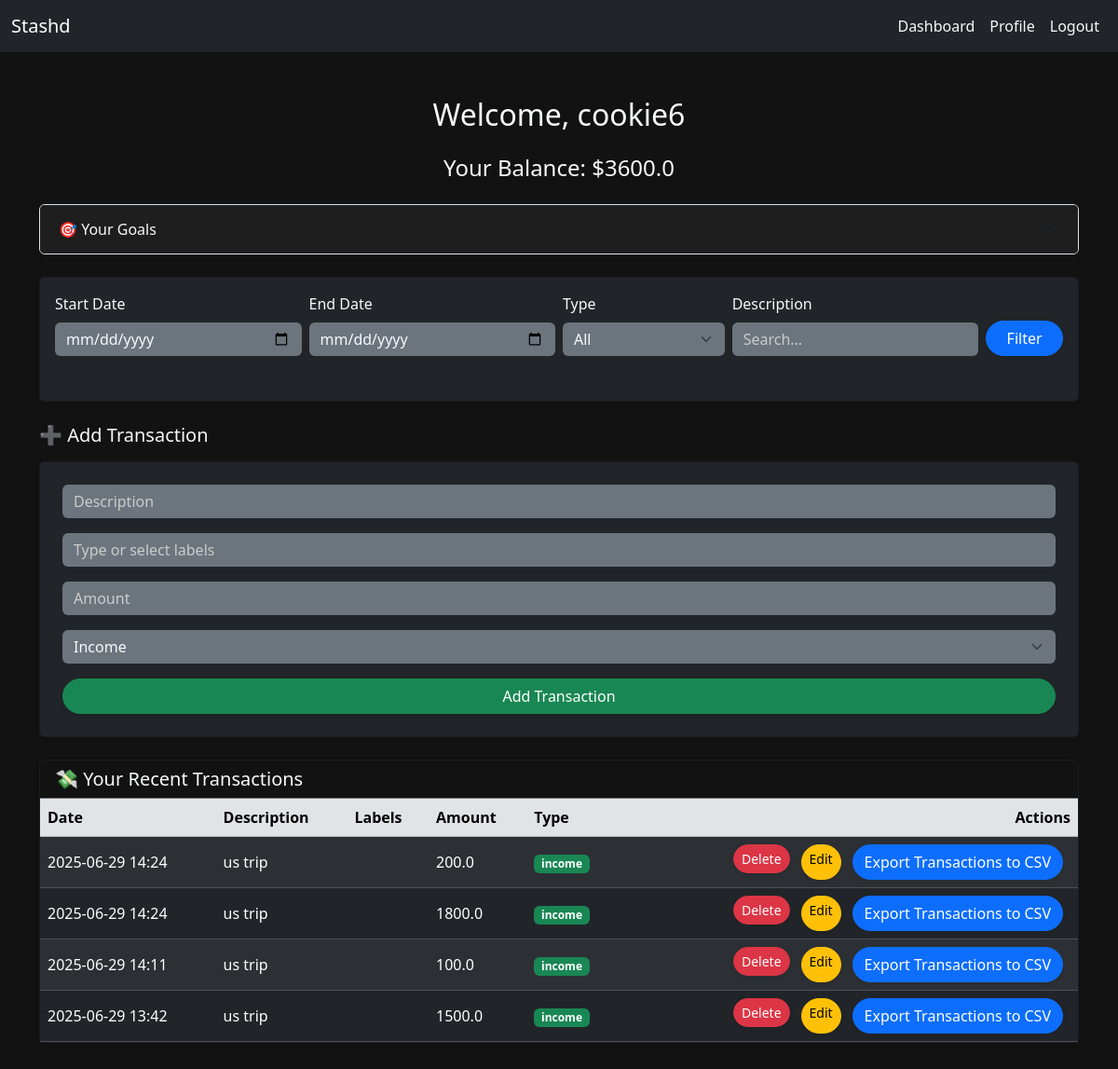
/dashboard (signed in), run on an earlier commit of the app's database.
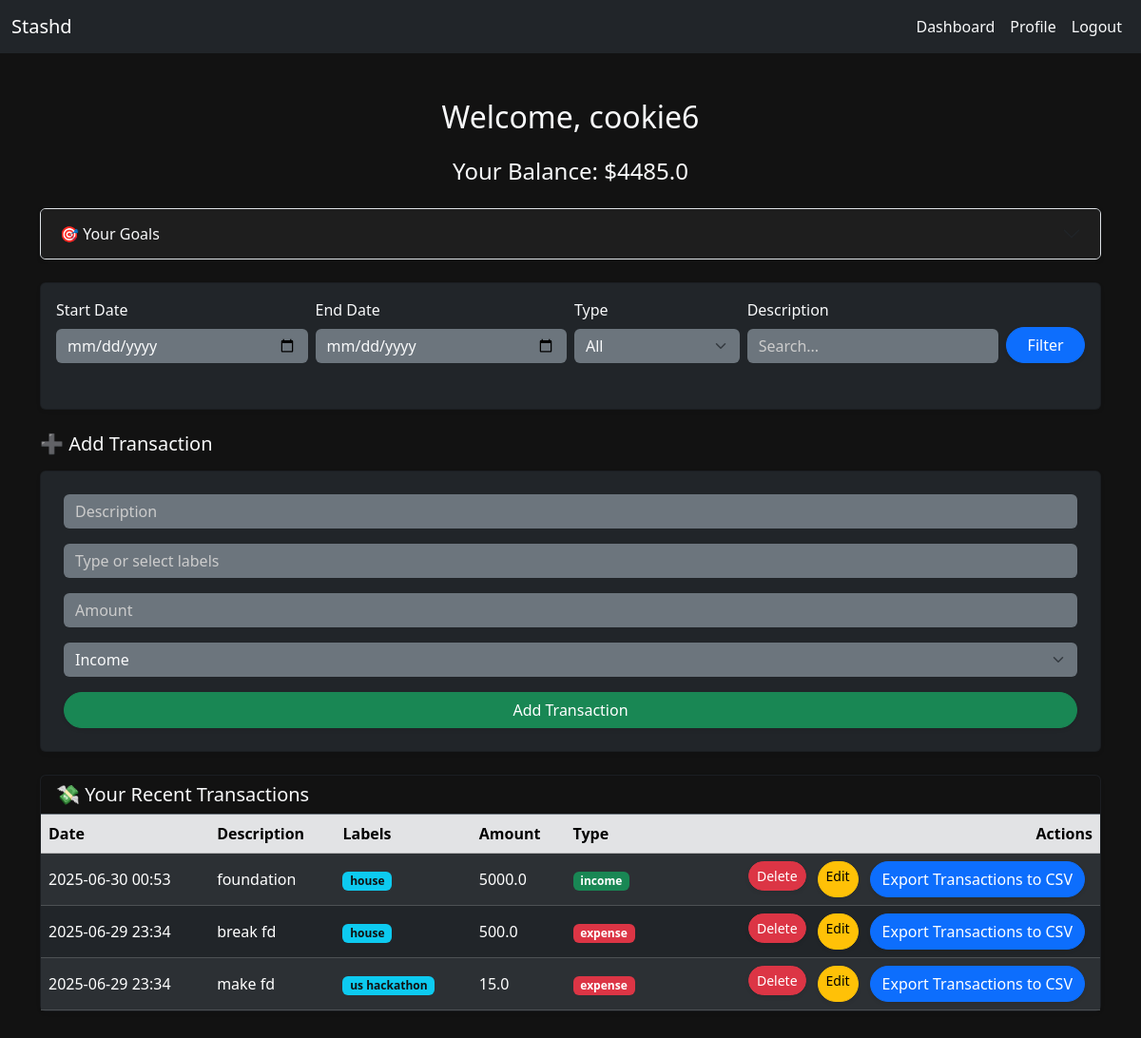
And on a later commit of the database.
### app.py (models this page shows)
class Transaction(db.Model):
    id = db.Column(db.Integer, primary_key=True)
    user_id = db.Column(db.Integer, db.ForeignKey("user.id"), nullable=False)
    date = db.Column(db.DateTime, default=datetime.now())
    description = db.Column(db.String(100), nullable=False)
    amount = db.Column(db.Float, nullable=False)
    type = db.Column(db.String(10), nullable=False)
    labels = db.relationship("Label", secondary=transaction_labels, backref="transactions")

class Label(db.Model):
    id = db.Column(db.Integer, primary_key=True)
    user_id = db.Column(db.Integer, db.ForeignKey("user.id"), nullable=False)
    name = db.Column(db.String(50), nullable=False)

### app.py (the view, shortened to what this page needs)
@app.route("/dashboard", methods=["POST", "GET"])
@login_required
@limiter.limit("20 per minute")
def dashboard():
    query = Transaction.query.filter_by(user_id=current_user.id)
    start_date = request.args.get("start_date")
    end_date = request.args.get("end_date")
    ttype = request.args.get("type")
    search = request.args.get("query")
    if start_date:
        query = query.filter(Transaction.date >= start_date)
    if end_date:
        query = query.filter(Transaction.date <= end_date)
    if ttype:
        query = query.filter(Transaction.type == ttype)
    if search:
        query = query.filter(Transaction.description.ilike(f"%{search.strip().lower()}%"))
    transactions = query.order_by(Transaction.date.desc()).all()
    balance = sum(t.amount if t.type == "income" else -t.amount for t in transactions)
    goals = Goal.query.filter_by(user_id=current_user.id).all()
    for goal in goals:
        goal.progress = round((goal.saved_amount / goal.target_amount) * 100, 1) if goal.target_amount > 0 else 0
    user_labels = Label.query.filter_by(user_id=current_user.id).all()
    return render_template("dashboard.html", transactions=transactions, balance=balance, goals=goals, user_labels=user_labels)

### app.py (called while the page is built)
@app.before_request
def warm_db():
    if request.endpoint in ('static', None) or request.path == '/favicon.ico':
        return
    try:
        db.session.execute(text("SELECT 1"))
    except OperationalError:
        app.logger.warning("Database is waking up or unreachable")

@login_manager.user_loader
def load_user(user_id):
    return db.session.get(User, int(user_id))

### templates/dashboard.html (shortened to what the changed rows need)
{% extends "layout.html" %}
{% block content %}
<h2 class="text-center mb-4">Welcome, {{ current_user.username }}</h2>
<h4 class="text-center mb-4">Your Balance: ${{ balance }}</h4>
<div class="accordion mb-4 shadow-sm" id="goalsAccordion">
    <div class="accordion-item bg-dark text-light">
        <h2 class="accordion-header" id="goalsHeading">
            <button class="accordion-button collapsed bg-dark text-light" type="button" data-bs-toggle="collapse" data-bs-target="#goalsCollapse" aria-expanded="false" aria-controls="goalsCollapse">
                🎯 Your Goals
            </button>
        </h2>
    </div>
</div>
<div class="card mb-4 p-3 shadow-sm bg-dark text-light">
    <form action="{{ url_for('dashboard') }}" method="get" class="row g-2 align-items-end">
    </form>
</div>
{% if transaction %}
<h5 class="mb-3">✏️ Edit Transaction</h5>
<form action="{{ url_for('edit_transaction', tid=transaction.id) }}" method="post" class="mb-4 card p-4 bg-dark text-light shadow-sm">
    <div class="mb-3">
        <input type="text" name="description" class="form-control bg-secondary text-light border-0" placeholder="Description" value="{{ transaction.description }}" required>
    </div>
    <div class="mb-3">
        <input type="text" name="label" id="label-edit" class="form-control bg-secondary text-light border-0" placeholder="Type or select labels" value="{{ label_string }}" required>
    </div>
    <div class="mb-3">
        <input type="number" name="amount" step="0.01" class="form-control bg-secondary text-light border-0" placeholder="Amount" value="{{ transaction.amount }}" required>
    </div>
    <div class="mb-3">
        <select name="type" class="form-select bg-secondary text-light border-0" required>
            <option value="income" {% if transaction.type == 'income' %}selected{% endif %}>Income</option>
            <option value="expense" {% if transaction.type == 'expense' %}selected{% endif %}>Expense</option>
        </select>
    </div>
    <div class="d-flex gap-2">
        <button type="submit" class="btn btn-warning rounded-pill shadow-sm">Update Transaction</button>
        <a href="{{ url_for('dashboard') }}" class="btn btn-secondary rounded-pill shadow-sm">Cancel</a>
    </div>
</form>
{% else %}
<h5 class="mb-3">➕ Add Transaction</h5>
<form action="{{ url_for('add_transaction') }}" method="post" class="mb-4 card p-4 bg-dark text-light shadow-sm">
    <div class="mb-3">
    </div>
    <div class="mb-3">
    </div>
    <div class="mb-3">
    </div>
    <div class="mb-3">
    </div>
    <button type="submit" class="btn btn-success rounded-pill shadow-sm">Add Transaction</button>
</form>
{% endif %}
<div class="card shadow-sm bg-dark text-light mb-4">
    <div class="card-header border-secondary">
    </div>
    <div class="table-responsive">
        <table class="table table-dark table-striped align-middle mb-0">
            <thead class="table-secondary text-dark">
                <tr>
                    <th>Date</th>
                    <th>Description</th>
                    <th>Labels</th>
                    <th>Amount</th>
                    <th>Type</th>
                    <th class="text-end">Actions</th>
                </tr>
            </thead>
            <tbody>
                {% for t in transactions %}
                <tr>
                    <td>{{ t.date.strftime('%Y-%m-%d %H:%M') }}</td>
                    <td>{{ t.description }}</td>
                    <td>
                        {% for label in t.labels %}
                        <span class="badge bg-info text-dark me-1">{{ label.name }}</span>
                        {% endfor %}
                    </td>
                    <td>{{ t.amount }}</td>
                    <td>
                        {% if t.type == 'income' %}
                        <span class="badge bg-success">{{ t.type }}</span>
                        {% else %}
                        <span class="badge bg-danger">{{ t.type }}</span>
                        {% endif %}
                    </td>
                    <td class="text-end">
                        <div class="d-inline-flex gap-1">
                            <form action="{{ url_for('delete_transaction', tid=t.id) }}" method="post" class="m-0">
                                <button class="btn btn-sm btn-danger rounded-pill shadow-sm">Delete</button>
                            </form>
                            <a href="{{ url_for('edit_transaction', tid=t.id) }}" class="btn btn-sm btn-warning rounded-pill shadow-sm">Edit</a>
                            <a href="{{ url_for('export_transaction') }}" class="btn btn-primary rounded-pill shadow-sm">Export Transactions to CSV</a>
                        </div>
                    </td>
                </tr>
                {% endfor %}
            </tbody>
        </table>
    </div>
</div>
{% endblock %}

What changed in the data, as far as the page shows it:
removed Transaction: date "2025-06-29 14:24", description "us trip", amount "200.0", type "income"
removed Transaction: date "2025-06-29 14:24", description "us trip", amount "1800.0", type "income"
removed Transaction: date "2025-06-29 14:11", description "us trip", amount "100.0", type "income"
removed Transaction: date "2025-06-29 13:42", description "us trip", amount "1500.0", type "income"
added Transaction: date "2025-06-30 00:53", description "foundation", amount "5000.0", type "income"
added Label: name "house"
added Transaction: date "2025-06-29 23:34", description "break fd", amount "500.0", type "expense"
added Transaction: date "2025-06-29 23:34", description "make fd", amount "15.0", type "expense"
added Label: name "us hackathon", shown under "2025-06-29 23:34"
Also different on the page:
{{ balance }}: "3600.0" → "4485.0"
